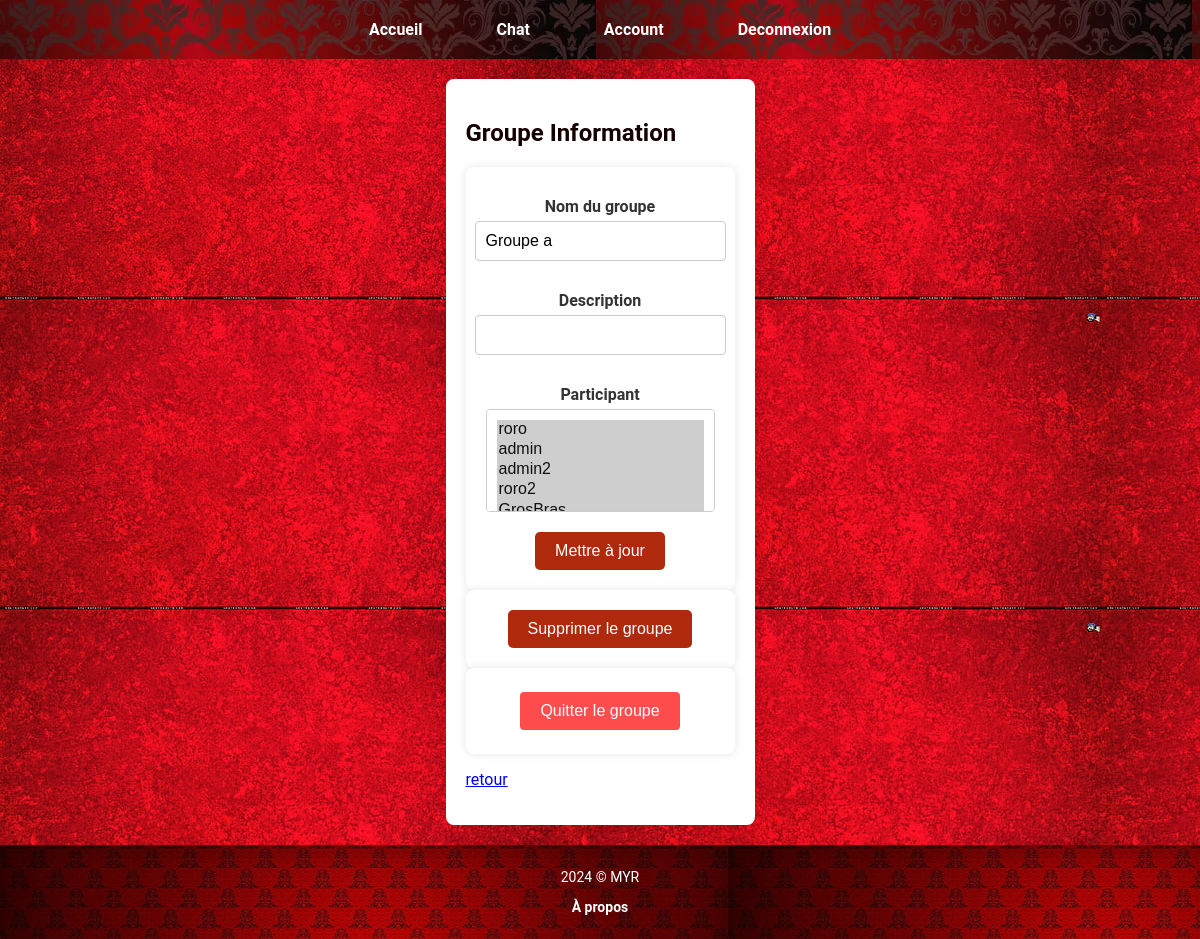
The page /details_group/3 (signed in) on the database as committed earlier.
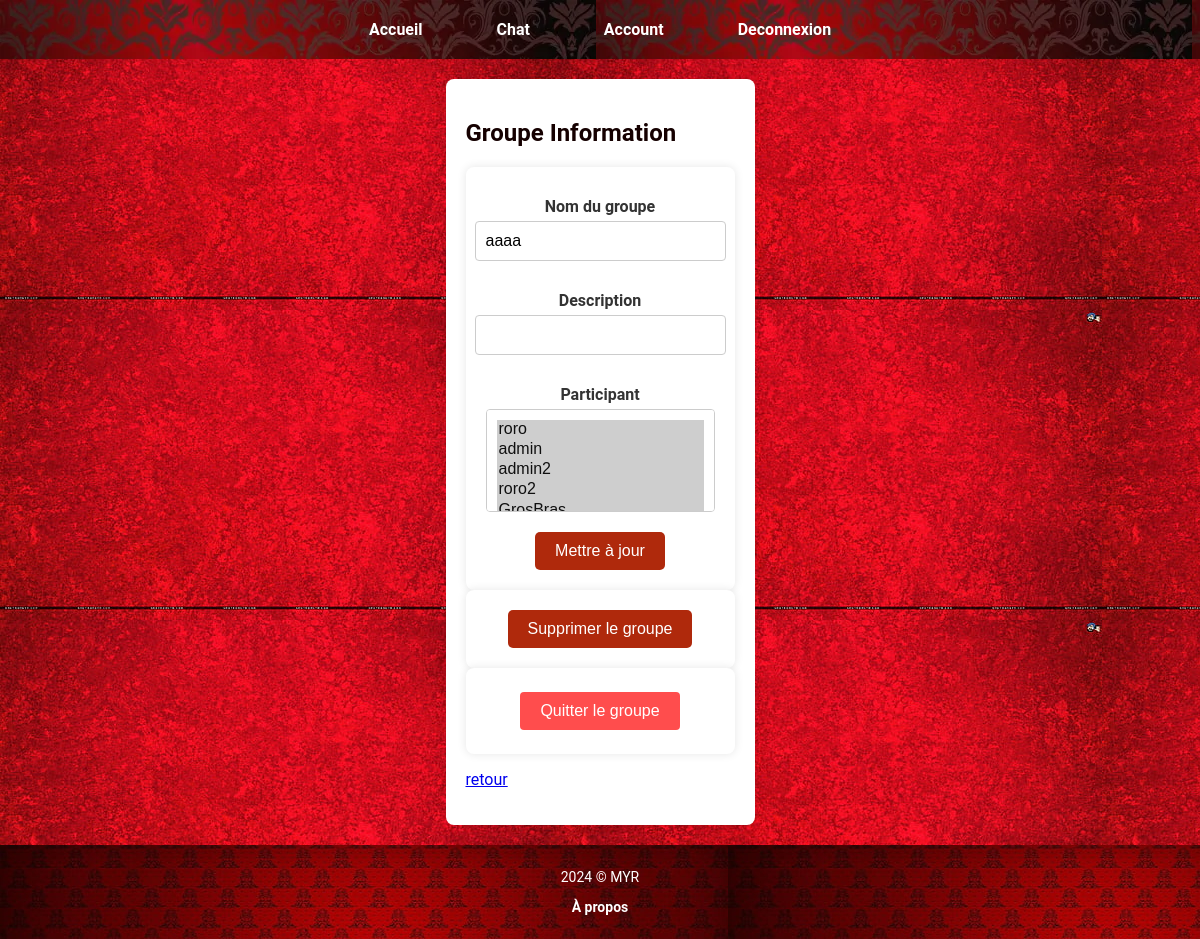
The same page on the database as committed later.
### app.py (models this page shows)
class Group(db.Model):
    id = db.Column(db.Integer, primary_key=True)
    name = db.Column(db.String(120), unique=True, nullable=False)
    created_by = db.Column(db.Integer, db.ForeignKey('user.id'), nullable=False)
    messages = db.relationship('Message', backref='group', lazy=True)

### app.py (the view, shortened to what this page needs)
@app.route("/details_group/<int:group_id>", methods=['GET', 'POST'])
def details_group(group_id):
    if 'username' in session:
        user = User.query.filter_by(username=session['username']).first()
        group = Group.query.get(group_id)
        users = User.query.all()
        return render_template("details_group.html", group=group, users=users, username=user.username)
    return redirect(url_for('login'))

### templates/details_group.html (shortened to what this page needs)
<!DOCTYPE html>
<html>
<head>
    <link rel="stylesheet" href="{{ url_for('static', filename='css/style.css') }}">
</head>
<header>
    <nav>
        <ul>
            <li><a href="{{ url_for('home') }}">Accueil</a></li>
            <li><a href="{{ url_for('chat') }}">Chat</a></li>
            {% if username %}
                <li><a href="{{ url_for('account') }}">Account</a></li>
                <li><a href="{{ url_for('logout') }}">Deconnexion</a></li>
            {% else %}
                <li><a href="{{ url_for('login') }}">Connexion</a></li>
                <li><a href="{{ url_for('register') }}">S'inscrire</a></li>
            {% endif %}
        </ul>
    </nav>
</header>
<body>
    <div class="account-container">
        <h2>Groupe Information</h2>
        <form id="update-form" method="post" action="{{ url_for('details_group', group_id=group.id) }}">
            <label for="Nom_du_groupe">Nom du groupe</label>
            <input type="text" id="Nom_du_groupe" name="Nom_du_groupe" value="{{ group.name }}" required>
            <label for="Description">Description</label>
            <input type="text" id="Description" name="Description" value="{{ group.description }}" >
            <label for="Participant">Participant</label>
            <select name="Participant[]" multiple required>
                {% for user in users %}
                    <option value="{{ user.id }}" {% if user in group.members %}selected{% endif %}>{{ user.username }}</option>
                {% endfor %}
            </select>
            <button type="submit">Mettre à jour</button>
        </form>
        <form id="delete-form" method="post" action="{{ url_for('delete_group', group_id=group.id) }}">
            <button type="submit" class="delete-button">Supprimer le groupe</button>
        </form>
        <form id="leave-form" method="post" action="{{ url_for('leave_group', group_id=group.id) }}">
            <button type="submit" class="leave-button">Quitter le groupe</button>
        </form>
        <p><a href="{{ url_for('chat') }}">retour</a></p>
    </div>
</body>
<footer>
    <p>2024 © MYR</p>
    <p><a href="{{ url_for('apropos') }}">À propos</a></p>
</footer>
</html>

Rows that differ between the two databases and show on the page:
changed Group: Nom_du_groupe "Groupe a" → "aaaa"
